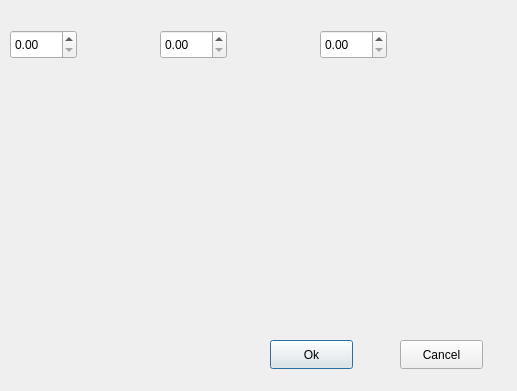
<?xml version="1.0" encoding="UTF-8"?>
<ui version="4.0">
 <class>FilterDialog</class>
 <widget class="QDialog" name="FilterDialog">
  <property name="geometry">
   <rect>
    <x>0</x>
    <y>0</y>
    <width>517</width>
    <height>391</height>
   </rect>
  </property>
  <property name="windowTitle">
   <string>Dialog</string>
  </property>
  <widget class="QPushButton" name="okButton">
   <property name="geometry">
    <rect>
     <x>270</x>
     <y>340</y>
     <width>83</width>
     <height>29</height>
    </rect>
   </property>
   <property name="text">
    <string>Ok</string>
   </property>
  </widget>
  <widget class="QPushButton" name="cancelButton">
   <property name="geometry">
    <rect>
     <x>400</x>
     <y>340</y>
     <width>83</width>
     <height>29</height>
    </rect>
   </property>
   <property name="text">
    <string>Cancel</string>
   </property>
  </widget>
  <widget class="QDoubleSpinBox" name="redSpinBox">
   <property name="geometry">
    <rect>
     <x>10</x>
     <y>30</y>
     <width>67</width>
     <height>29</height>
    </rect>
   </property>
   <property name="maximum">
    <double>1.000000000000000</double>
   </property>
   <property name="singleStep">
    <double>0.010000000000000</double>
   </property>
  </widget>
  <widget class="QDoubleSpinBox" name="greenSpinBox">
   <property name="geometry">
    <rect>
     <x>160</x>
     <y>30</y>
     <width>67</width>
     <height>29</height>
    </rect>
   </property>
   <property name="maximum">
    <double>1.000000000000000</double>
   </property>
   <property name="singleStep">
    <double>0.010000000000000</double>
   </property>
  </widget>
  <widget class="QDoubleSpinBox" name="blueSpinBox">
   <property name="geometry">
    <rect>
     <x>320</x>
     <y>30</y>
     <width>67</width>
     <height>29</height>
    </rect>
   </property>
   <property name="maximum">
    <double>1.000000000000000</double>
   </property>
   <property name="singleStep">
    <double>0.010000000000000</double>
   </property>
  </widget>
 </widget>
 <resources/>
 <connections/>
</ui>
